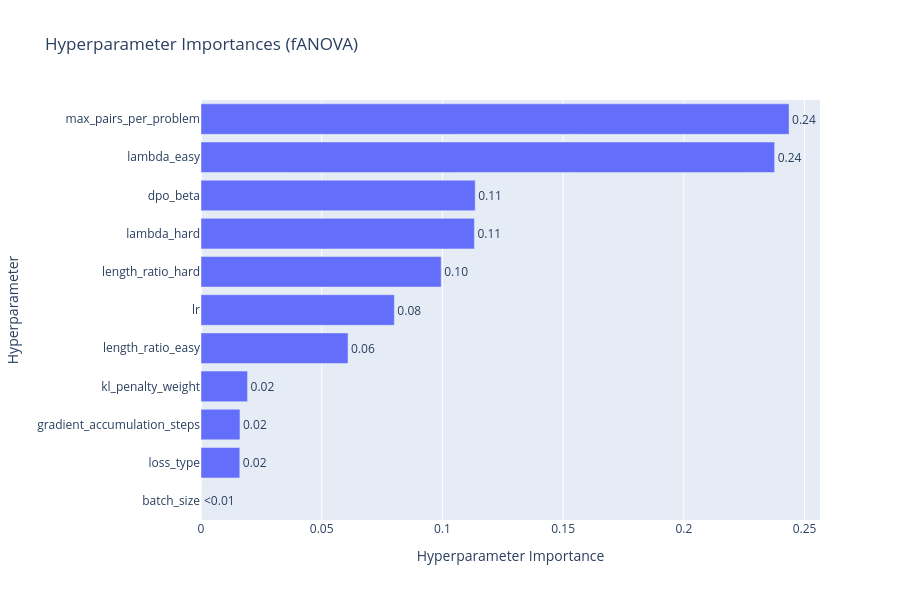

The cell this chart's notebook holds for it:
### Markdown cell above
## 3. Parameter Importances

Shows which hyperparameters have the most impact on the objective value. Use this to focus future searches on the most influential parameters.

### Code cell
# Compute parameter importances using fANOVA
try:
    importances = optuna.importance.get_param_importances(study, evaluator=optuna.importance.FanovaImportanceEvaluator())
    print("Parameter Importances (fANOVA):")
    for param, importance in importances.items():
        print(f"  {param}: {importance:.4f}")

    fig = plot_param_importances(study, evaluator=optuna.importance.FanovaImportanceEvaluator())
    fig.update_layout(title="Hyperparameter Importances (fANOVA)", height=600)
    fig.show()
except Exception as e:
    print(f"Could not compute fANOVA importances: {e}")
    print("Trying default importance...")
    fig = plot_param_importances(study)
    fig.update_layout(title="Hyperparameter Importances", height=600)
    fig.show()

### Figure 1 — Plotly figure (JSON) as saved in the notebook; plotly's stock layout.template omitted (floating-point values rounded to 4 significant figures)
{"data": [{"cliponaxis": false, "hovertemplate": ["batch_size (CategoricalDistribution): 0.0<extra></extra>", "loss_type (CategoricalDistribution): 0.016069141031300575<extra></extra>", "gradient_accumulation_steps (CategoricalDistribution): 0.016136140497794813<extra></extra>", "kl_penalty_weight (FloatDistribution): 0.019284489997545586<extra></extra>", "length_ratio_easy (FloatDistribution): 0.060902997428155775<extra></extra>", "lr (FloatDistribution): 0.08009185425983485<extra></extra>", "length_ratio_hard (FloatDistribution): 0.0994987035219871<extra></extra>", "lambda_hard (FloatDistribution): 0.11325236633799868<extra></extra>", "dpo_beta (FloatDistribution): 0.11357913218754605<extra></extra>", "lambda_easy (FloatDistribution): 0.237607258443147<extra></extra>", "max_pairs_per_problem (IntDistribution): 0.2435779162946895<extra></extra>"], "name": "Objective Value", "orientation": "h", "text": ["<0.01", "0.02", "0.02", "0.02", "0.06", "0.08", "0.10", "0.11", "0.11", "0.24", "0.24"], "textposition": "outside", "type": "bar", "x": [0, 0.01607, 0.01614, 0.01928, 0.0609, 0.08009, 0.0995, 0.1133, 0.1136, 0.2376, 0.2436], "y": ["batch_size", "loss_type", "gradient_accumulation_steps", "kl_penalty_weight", "length_ratio_easy", "lr", "length_ratio_hard", "lambda_hard", "dpo_beta", "lambda_easy", "max_pairs_per_problem"]}], "layout": {"height": 600, "title": {"text": "Hyperparameter Importances (fANOVA)"}, "xaxis": {"title": {"text": "Hyperparameter Importance"}}, "yaxis": {"title": {"text": "Hyperparameter"}}}}
